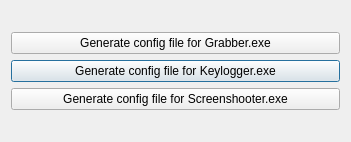
<?xml version="1.0" encoding="UTF-8"?>
<ui version="4.0">
 <class>ConfigE</class>
 <widget class="QDialog" name="ConfigE">
  <property name="geometry">
   <rect>
    <x>0</x>
    <y>0</y>
    <width>351</width>
    <height>142</height>
   </rect>
  </property>
  <property name="windowTitle">
   <string>ConfigE</string>
  </property>
  <layout class="QGridLayout" name="gridLayout">
   <item row="0" column="0">
    <layout class="QGridLayout" name="Grid">
     <item row="1" column="0">
      <widget class="QPushButton" name="CallKeylogger">
       <property name="text">
        <string>Generate config file for Keylogger.exe</string>
       </property>
      </widget>
     </item>
     <item row="0" column="0">
      <widget class="QPushButton" name="CallGrabber">
       <property name="text">
        <string>Generate config file for Grabber.exe</string>
       </property>
      </widget>
     </item>
     <item row="2" column="0">
      <widget class="QPushButton" name="CallScreenshooter">
       <property name="text">
        <string>Generate config file for Screenshooter.exe</string>
       </property>
      </widget>
     </item>
    </layout>
   </item>
  </layout>
 </widget>
 <layoutdefault spacing="6" margin="11"/>
 <resources/>
 <connections/>
</ui>
